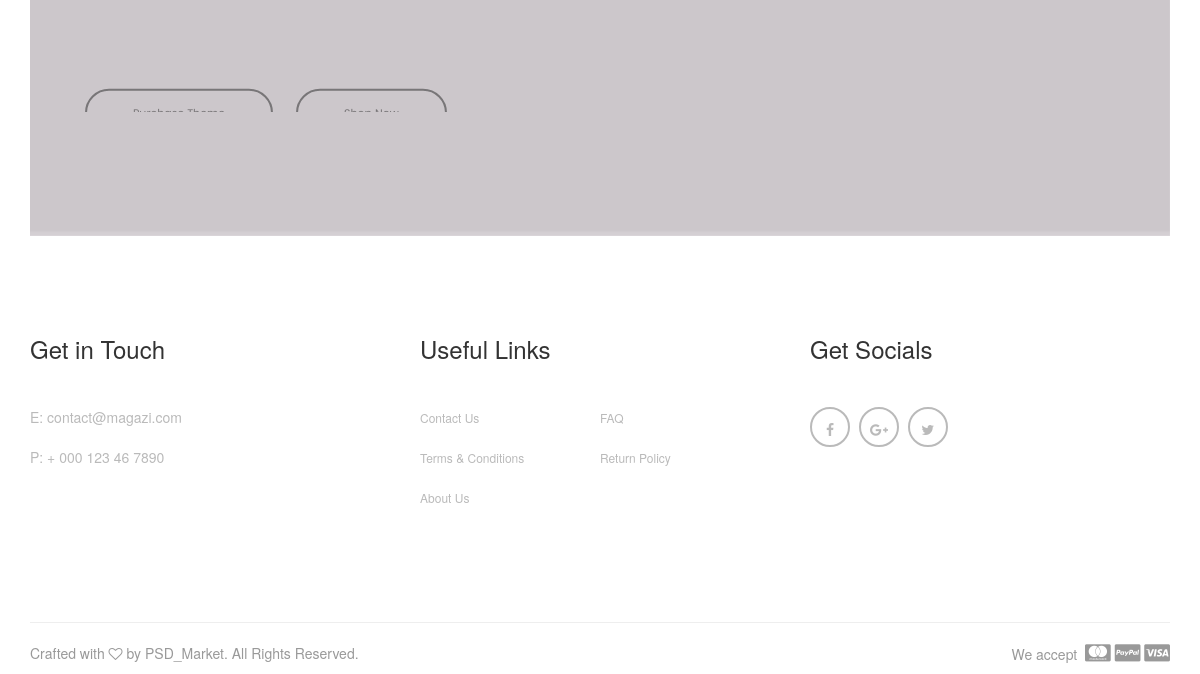
The app's page / (lower part), older data.
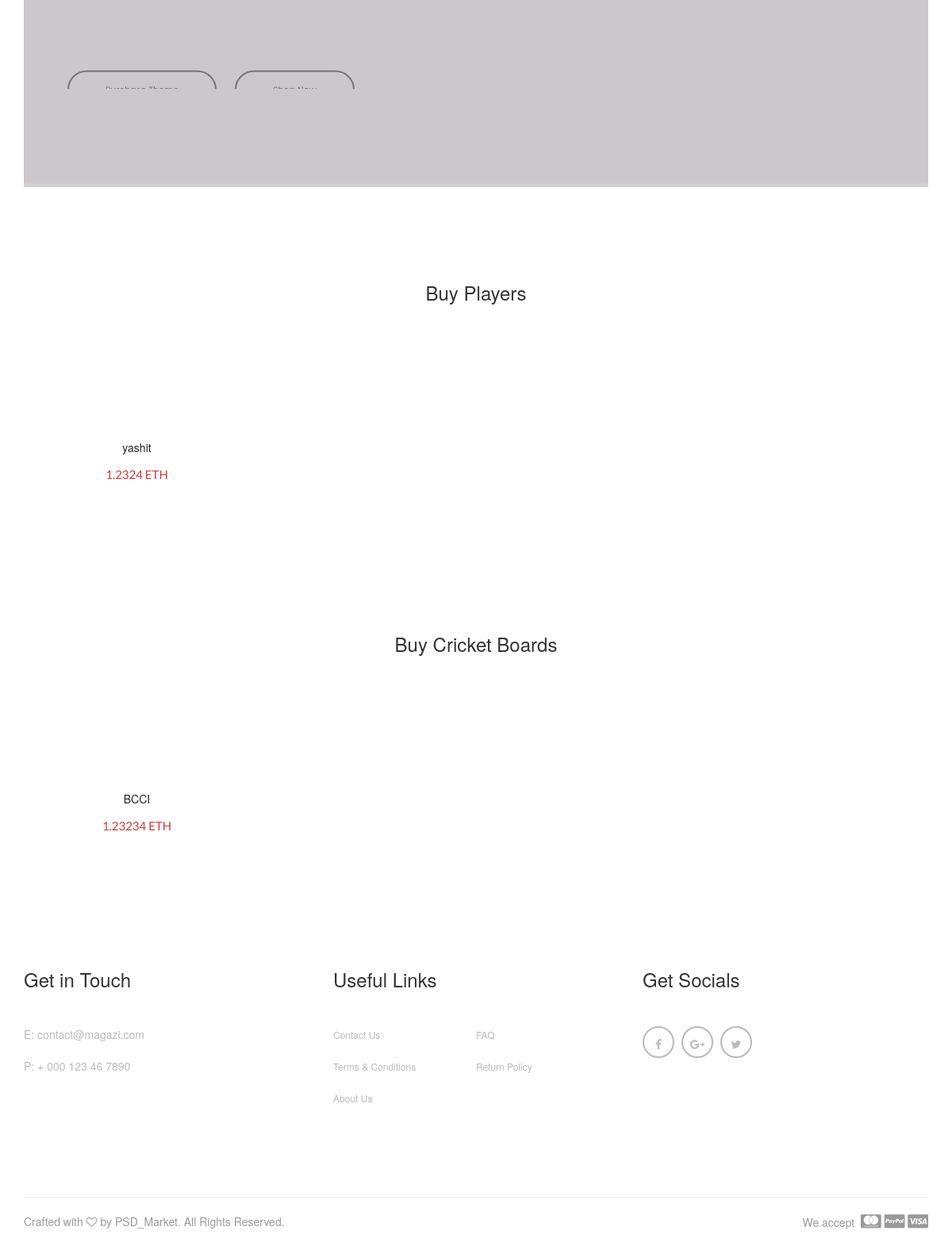
The same page, newer data.
### website/models.py (models this page shows, shortened)
class Card(models.Model):
    name = models.CharField(max_length=100, null=False)
    description = models.TextField(max_length=3000)
    transactions = 0
    owner = models.ForeignKey(User, models.SET_NULL, blank=True, null=True)
    last_bid = models.FloatField(default=0)
    eth_id = models.IntegerField(null=True, blank=True, editable=False)
    image = models.ImageField(null=True, blank=True)
    icc_ranking = models.IntegerField(blank=True, null=True)
    country = models.CharField(max_length=100, null=True, blank=True)
    ipl_team = models.CharField(max_length=100, null=True, blank=True)
    CARD_TYPES = (
        ("Player", 'Player'),
        ("Owner", 'Owner'),
        ("Tournament", 'Tournament'),
        ("Board", 'Board'),
        ("Country", 'Country'),
        ("ICC", 'ICC'),
    )
    card_type = models.CharField(
        max_length=11,
        choices=CARD_TYPES,
        default="Player"
    )

### website/views.py (the view)
# urls.py: path('', views.home, name='home'),
def home(request):
    all_players = Card.objects.all().filter(card_type=text_s[0])
    all_owners = Card.objects.all().filter(card_type=text_s[1])
    all_tournaments = Card.objects.all().filter(card_type=text_s[2])
    all_boards = Card.objects.all().filter(card_type=text_s[3])
    all_countries = Card.objects.all().filter(card_type=text_s[4])
    all_iccs = Card.objects.all().filter(card_type=text_s[5])
    context = {
        "players": all_players,
        "owners": all_owners,
        "tournaments": all_tournaments,
        "boards": all_boards,
        "countries": all_countries,
        "iccs": all_iccs,
        "categories": text_p,
    }
    return render(request, 'website/index.html', context)

### website/context_processors.py (called while the page is built)
def marketplace_items_context(request):
    return {
        'marketplace_items': marketplace_item_list,
        'multiplier': multiplier,
    }

### website/templates/website/index.html (shortened to what the changed rows need)
{% extends 'website/base.html' %}
{% load staticfiles %}
{% block content %}
    <main>
        {% if players %}
            <div class="magazi-section-title text-center margin-top-100 margin-bottom-100">
                <div class="container">
                    <div class="row">
                        <div class="col-xs-12">
                            <h3>Buy Players</h3>
                        </div>
                    </div>
                </div>
            </div>
            <div class="section-slick-slider padding-bottom-50">
                <div class="container">
                    <div class="magazi-carousel">
                        {% for item in players %}
                            <div class="col-md-3 col-sm-6 col-xs-12 magazi-product text-center">
                                <div class="magazi-product-inner">
                                    <div class="magazi-product-detail">
                                        <h1>
                                            <a href="#">{{ item.name }}</a>
                                        </h1>
                                        <p>
                                            <span>{{ item.last_bid }}&nbsp;ETH</span>
                                        </p>
                                    </div>
                                </div>
                            </div>
                        {% endfor %}
                    </div>
                </div>
            </div>
        {% endif %}
        {% if boards %}
            <div class="magazi-section-title text-center margin-top-100 margin-bottom-100">
                <div class="container">
                    <div class="row">
                        <div class="col-xs-12">
                            <h3>Buy Cricket Boards</h3>
                        </div>
                    </div>
                </div>
            </div>
            <div class="section-slick-slider padding-bottom-50">
                <div class="container">
                    <div class="magazi-carousel">
                        {% for item in boards %}
                            <div class="col-md-3 col-sm-6 col-xs-12 magazi-product text-center">
                                <div class="magazi-product-inner">
                                    <div class="magazi-product-detail">
                                        <h1>
                                            <a href="#">{{ item.name }}</a>
                                        </h1>
                                        <p>
                                            <span>{{ item.last_bid }}&nbsp;ETH</span>
                                        </p>
                                    </div>
                                </div>
                            </div>
                        {% endfor %}
                    </div>
                </div>
            </div>
        {% endif %}
    </main>
{% endblock %}

Row changes from the older to the newer data that the page shows:
added Card: name "yashit", last_bid "1.2324", shown under "Buy Players"
added Card: name "BCCI", last_bid "1.23234", shown under "Buy Cricket Boards"
Text that changed along with them:
text now shown: "Buy Players Buy Cricket Boards"
